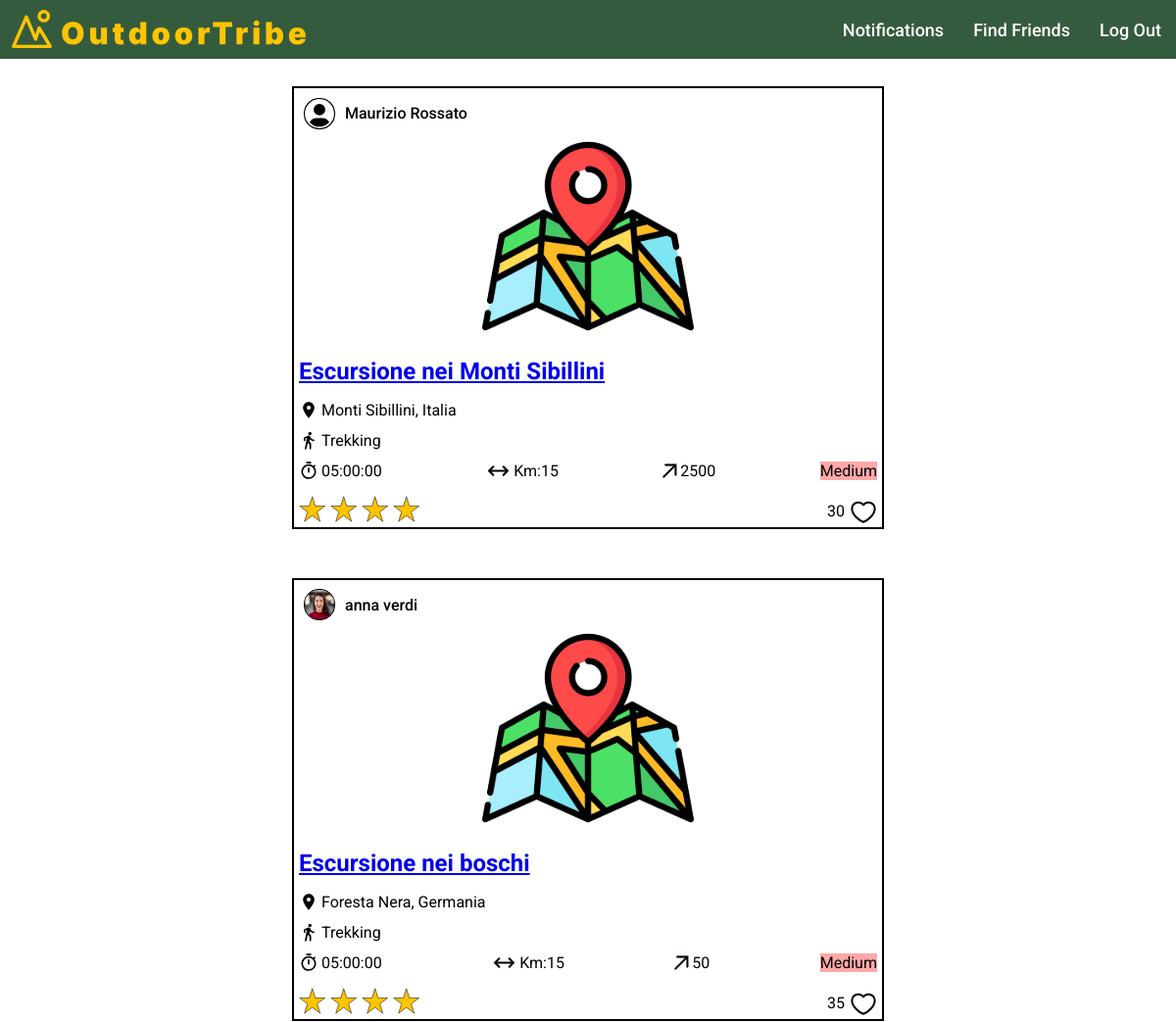
Page /public/homepage.php (upper part) on the earlier database version.
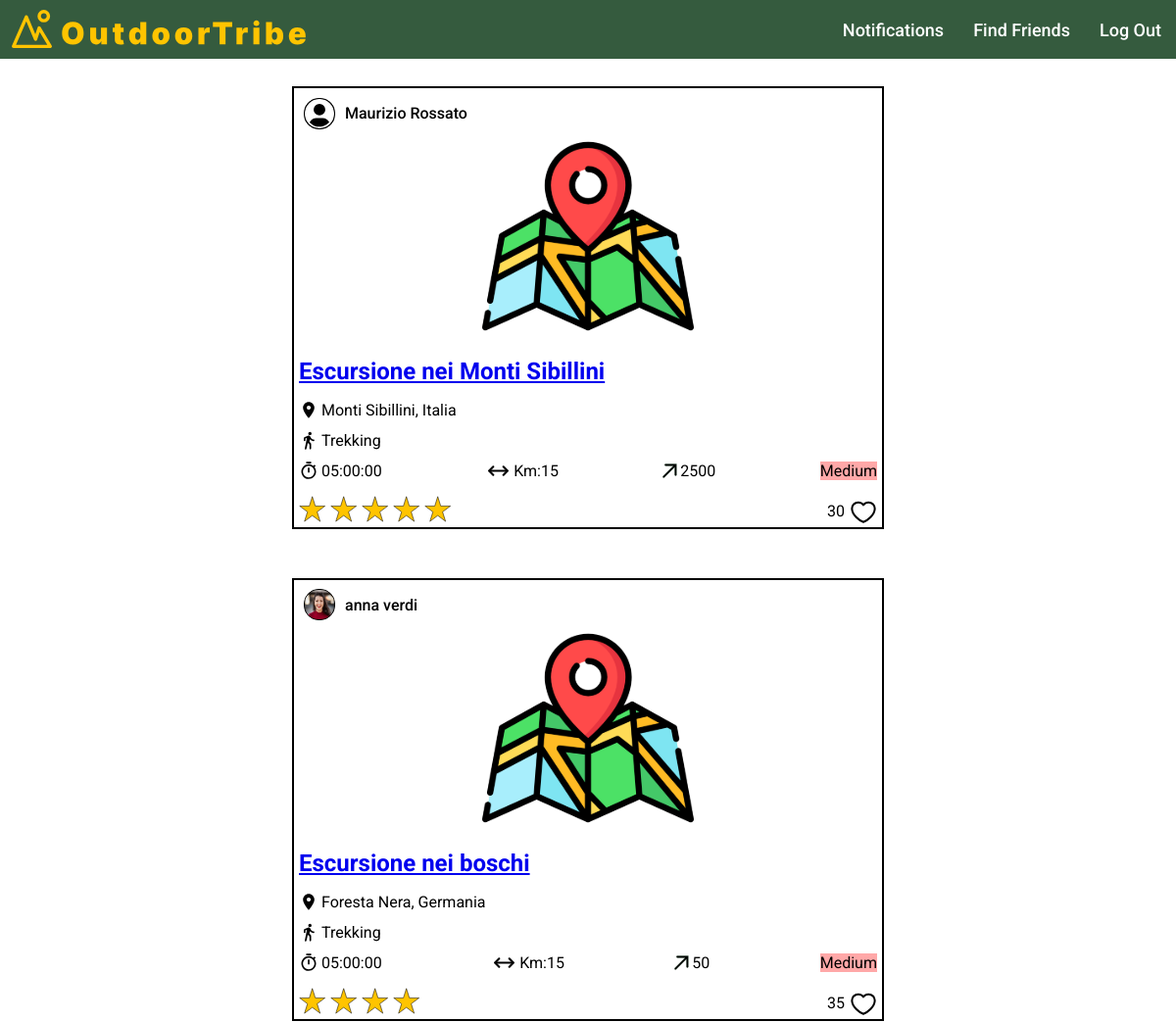
Same page on the later database version.
### tables this page shows
CREATE TABLE `post` (
  `id` int NOT NULL,
  `user_id` int NOT NULL,
  `title` varchar(255) NOT NULL,
  `location` varchar(100) NOT NULL,
  `activity` varchar(100) NOT NULL,
  `duration` time NOT NULL,
  `length` float NOT NULL,
  `altitude` float NOT NULL,
  `difficulty` varchar(6) NOT NULL,
  `rating` int NOT NULL,
  `likes` int DEFAULT NULL,
  `created_at` timestamp NOT NULL DEFAULT CURRENT_TIMESTAMP
);

CREATE TABLE `user` (
  `id` int NOT NULL,
  `name` varchar(100) NOT NULL,
  `surname` varchar(100) NOT NULL,
  `email` varchar(100) NOT NULL,
  `password` varchar(100) NOT NULL
);

### templates/post.php (the view)
<div class="post-container">
  <div class="username-container">
    <img class="user-picture" src="<?php echo $profile_photo_url; ?>" alt="username-picture">
    <p class="username"><?php echo $username; ?></p>
  </div>
  <div class="photo-container">
    <div class="map">
      <img src="./../assets/icons/map.svg" alt="post-picture">
    </div>
  </div>
  <div class="info-container">
    <div class="title">
      <?php if (!$is_post_details): ?>
        <h2><a href="post_details.php?id=<?php echo $post_id; ?>"><?php echo $title; ?></a></h2>
      <?php else: ?>
        <h2><?php echo $title; ?></h2>
      <?php endif; ?>
    </div>
    <div class="location">
      <img src="./../assets/icons/location.svg" alt="location-icon">
      <p><?php echo $location; ?></p>
    </div>
    <div class="activity">
      <img src="./../assets/icons/activity.svg" alt="activity-icon">
      <p><?php echo $activity; ?></p>
    </div>
    <div class="details-container">
      <div class="duration">
        <img src="./../assets/icons/time.svg" alt="duration-activity-icon">
        <p><?php echo $duration; ?></p>
      </div>
      <div class="length">
        <img src="./../assets/icons/length.svg" alt="length-activity-icon">
        <p>Km:<?php echo $length; ?></p>
      </div>
      <div class="altitude">
        <img src="./../assets/icons/altitude.svg" alt="altitude-activity-icon">
        <p><?php echo $altitude; ?></p>
      </div>
      <div class="difficulty-<?php echo strtolower($difficulty); ?>">
        <p><?php echo $difficulty; ?></p>
      </div>
    </div>
    <div class="rating-likes">
      <div class="rating">
        <?php for($i=0; $i<$rating; $i++) { ?>
                <img src="./../assets/icons/star.svg" alt="rating-icon">
        <?php } ?>
      </div>
      <div class="likes">
        <p><?php echo $likes?></p>
        <img src="./../assets/icons/like.svg" alt="like-icon">
      </div>
    </div>
  </div>
</div>

### public/homepage.php (shortened to what this page needs)
<?php
include("./../server/connection.php");
?>
<!DOCTYPE html>
<html lang="en">
<head>
  <link rel="stylesheet" href="./../templates/styles/header.css">
  <link rel="stylesheet" href="./../templates/styles/footer.css">
  <link rel="stylesheet" href="./../templates/styles/post.css">
  <link rel="stylesheet" href="./styles/homepage.css">
</head>
<body>
  <main>
    <?php
    $current_user_id = 5;
    $query_search = "SELECT post.*, user.name, user.surname
          FROM post
          INNER JOIN follow ON post.user_id = follow.followed_id
          INNER JOIN user ON post.user_id = user.id
          WHERE follow.follower_id = ?
          ORDER BY post.created_at DESC";
    $stmt = $conn->prepare($query_search);
    $stmt->bind_param("i", $current_user_id);
    $stmt->execute();
    $result_search = $stmt->get_result();
    if ($result_search->num_rows > 0) {
      while ($row = $result_search->fetch_assoc()) {
        $query_photo_profile = "SELECT name FROM photo WHERE user_id = $row[user_id] AND post_id IS NULL";
        $result_photo_profile = $conn->query($query_photo_profile);
        if ($result_photo_profile->num_rows > 0) {
          $photo_profile_row = $result_photo_profile->fetch_assoc();
          $profile_photo_url = "./../uploads/photos/profile/" . $photo_profile_row['name'];
        } else {
          $profile_photo_url = "./../assets/icons/profile.svg";
        }
        $post_id = $row['id'];
        $username = $row['name'] . ' ' . $row['surname'];
        $title = $row['title'];
        $location = $row['location'];
        $activity = $row['activity'];
        $duration = $row['duration'];
        $length = $row['length'];
        $altitude = $row['altitude'];
        $difficulty = $row['difficulty'];
        $rating = $row['rating'];
        $likes = $row['likes'];
        $is_post_details = false;
        include ('./../templates/post.php');
      }
    } else {
      echo "Nessun post disponibile";
    }
    ?>
  </main>
</body>
</html>

Differences in the rows shown:
changed post "Escursione nei Monti Sibillini": rating 4 → 5 (drawn)
